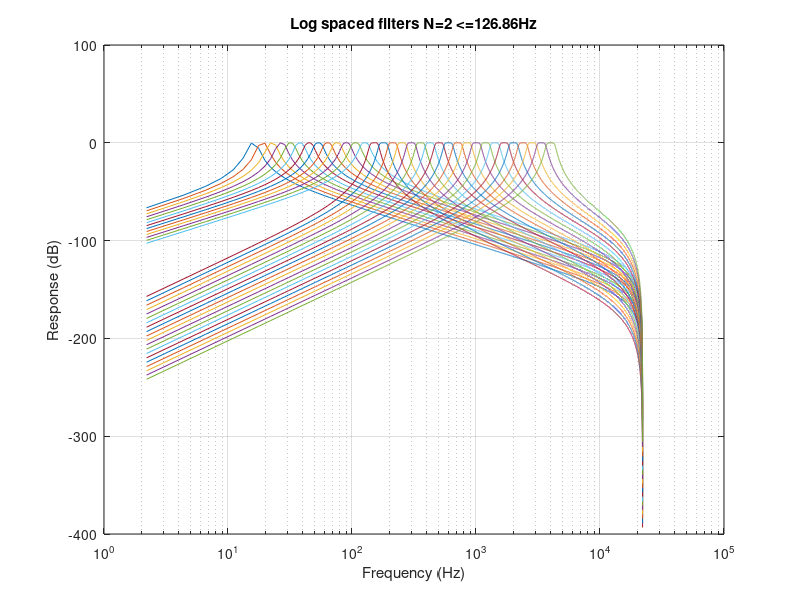
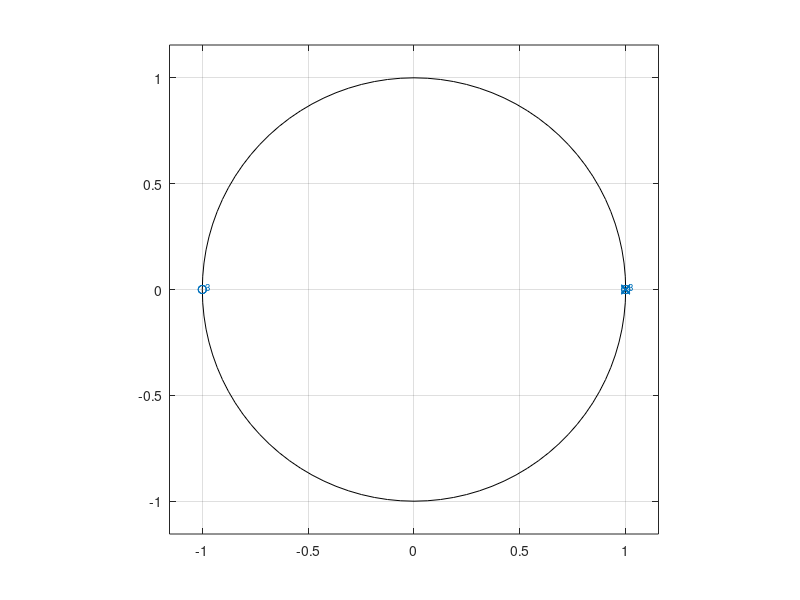
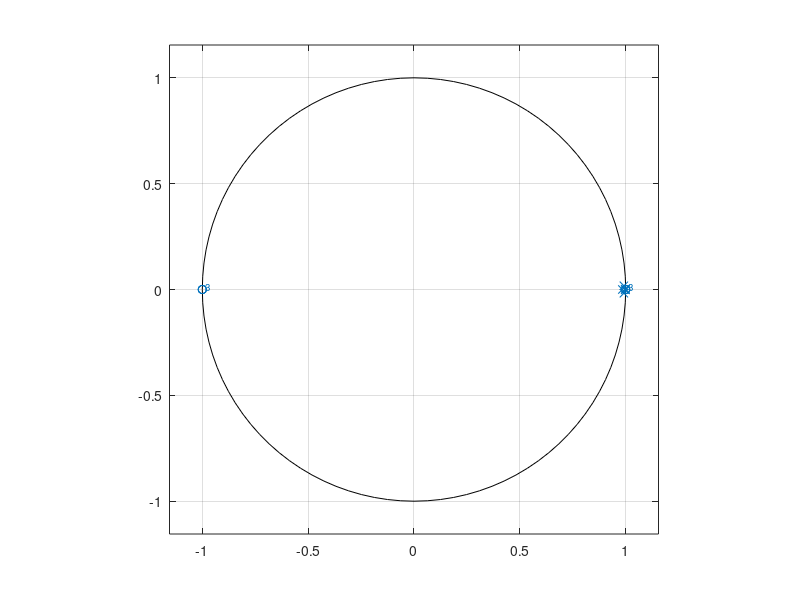
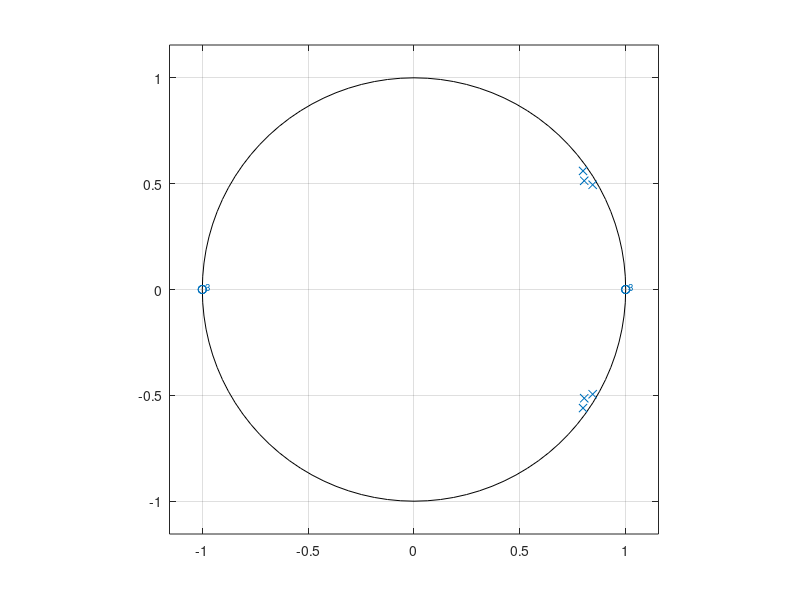

These figures' MATLAB source, in order:
 Fc=[16 19.01 22.59 26.84 31.9 37.91 45.05 53.54 63.62 75.6 89.84 106.76 126.86 ...
    150.75 179.15 212.89 252.98 300.62 357.24 424.52 504.46 599.46 712.36 846.52 ...
    1005.94 1195.39 1420.51 1688.03 2005.93 2388.7 2832.62 3366.08 4000];

pi = 3.14159265358979;
Fs=44100;
for i=1:13
    N=2;
    format long
    f1= Fc(i)/1.09;
    f2= Fc(i)*1.09;
    Qr=Fc(i)/(f2-f1);
    Qd=(pi/2/N)/(sin(pi/2/N))*Qr;
    alpha=(1+sqrt(1+4*Qd^2))/2/Qd;
    W1=Fc(i)/(Fs/2)/alpha;
    W2=Fc(i)/(Fs/2)*alpha;
    [B,A]=butter(N,[W1,W2]);
    stability(i)=isstable(B,A);
    npoints = 10000; 
    [h,f]=freqz(B,A,npoints,Fs);
    response_dB = 10.*log10(h.*conj(h));
    response_deg = 180/pi*angle(h);
    semilogx(f,response_dB);
    hold on
    grid on
    
end


for i=14:33
    N=3;
    f1= Fc(i)/1.09;
    f2= Fc(i)*1.09;
    Qr=Fc(i)/(f2-f1);
    Qd=(pi/2/N)/(sin(pi/2/N))*Qr;
    alpha=(1+sqrt(1+4*Qd^2))/2/Qd;
    W1=Fc(i)/(Fs/2)/alpha;
    W2=Fc(i)/(Fs/2)*alpha;
    [B,A]=butter(N,[W1,W2]);
    stability(i)=isstable(B,A);
    npoints = 10000; 
    [h,f]=freqz(B,A,npoints,Fs);
    response_dB = 10.*log10(h.*conj(h));
    response_deg = 180/pi*angle(h);
    semilogx(f,response_dB);
    xlabel('Frequency (Hz)');
    ylabel('Response (dB)');
    title('Log spaced filters N=2 <=126.86Hz')
    hold on
    grid on     
end
 
N=3;
f1= Fc(1)/1.09;
f2= Fc(1)*1.09;
Qr=Fc(1)/(f2-f1);
Qd=(pi/2/N)/(sin(pi/2/N))*Qr;
alpha=(1+sqrt(1+4*Qd^2))/2/Qd;
W1=Fc(1)/(Fs/2)/alpha;
W2=Fc(1)/(Fs/2)*alpha;
[B,A]=butter(N,[W1,W2]);
isstable(B,A)
z=tf('z',1/Fs);
H=tf(B,A,z);
max(abs(pole(H)))
figure
[z,p,k] = butter(N,[W1,W2]);
zplane(z,p)

N=3;
f1= 45/3; %15
f2= 45*3; %135
Qr=40/(f2-f1);
Qd=(pi/2/N)/(sin(pi/2/N))*Qr;
alpha=(1+sqrt(1+4*Qd^2))/2/Qd;
W1=45/(Fs/2)/alpha;
W2=45/(Fs/2)*alpha;
[B,A]=butter(N,[W1,W2]);
isstable(B,A)
z=tf('z',1/Fs);
H=tf(B,A,z);
max(abs(pole(H)))
figure
[z,p,k] = butter(N,[W1,W2]);
zplane(z,p)
   
N=3;
f1= Fc(33)/1.09; %*0.9998;
f2= Fc(33)*1.09; %x/0.9998;
Qr=Fc(33)/(f2-f1);
Qd=(pi/2/N)/(sin(pi/2/N))*Qr;
alpha=(1+sqrt(1+4*Qd^2))/2/Qd;
W1=Fc(33)/(Fs/2)/alpha;
W2=Fc(33)/(Fs/2)*alpha;
[B,A]=butter(N,[W1,W2]);
isstable(B,A)
z=tf('z',1/Fs);
H=tf(B,A,z);
max(abs(pole(H)))
figure
[z,p,k] = butter(N,[W1,W2]);
zplane(z,p)
